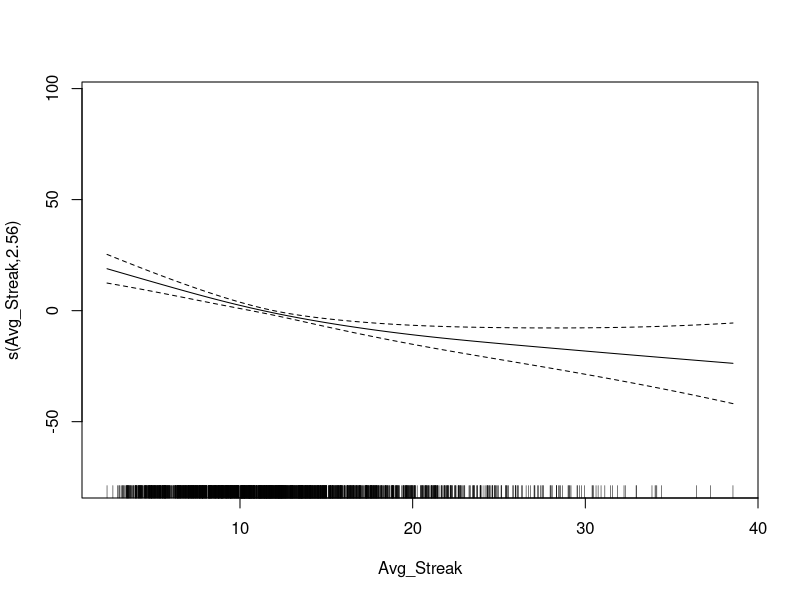
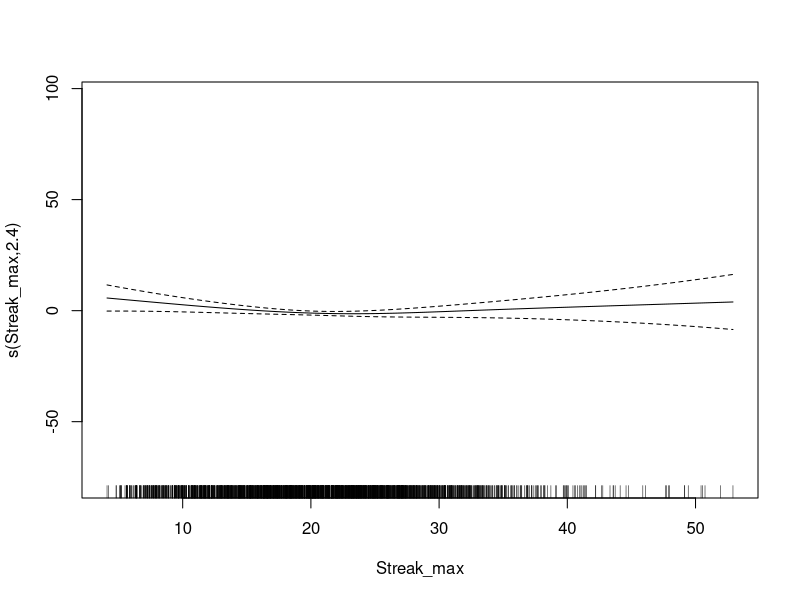
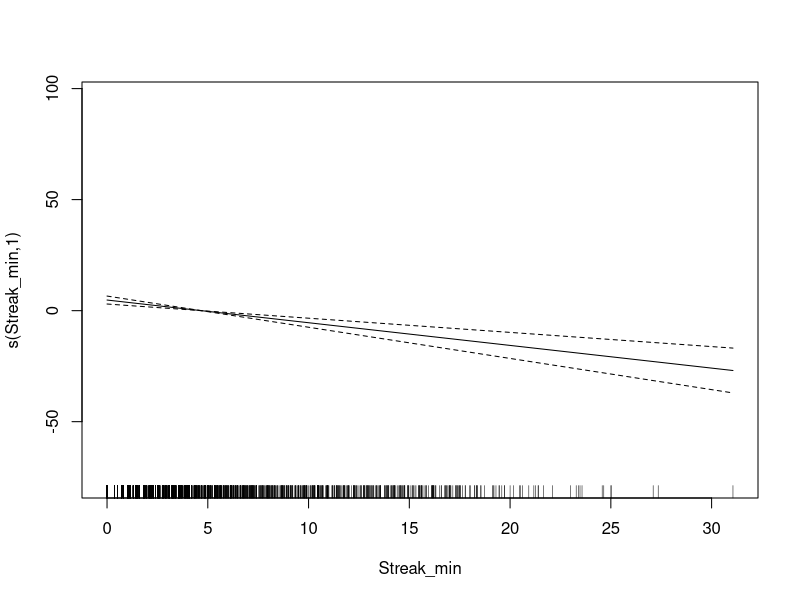
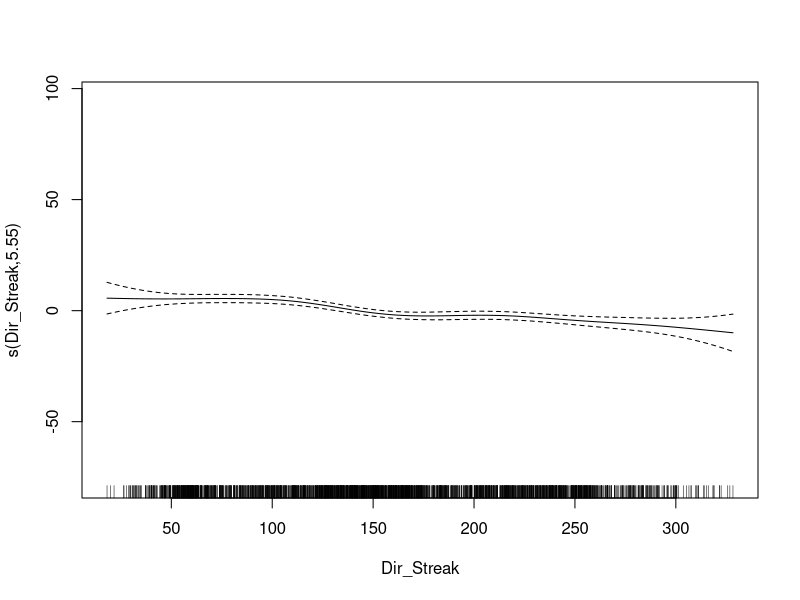
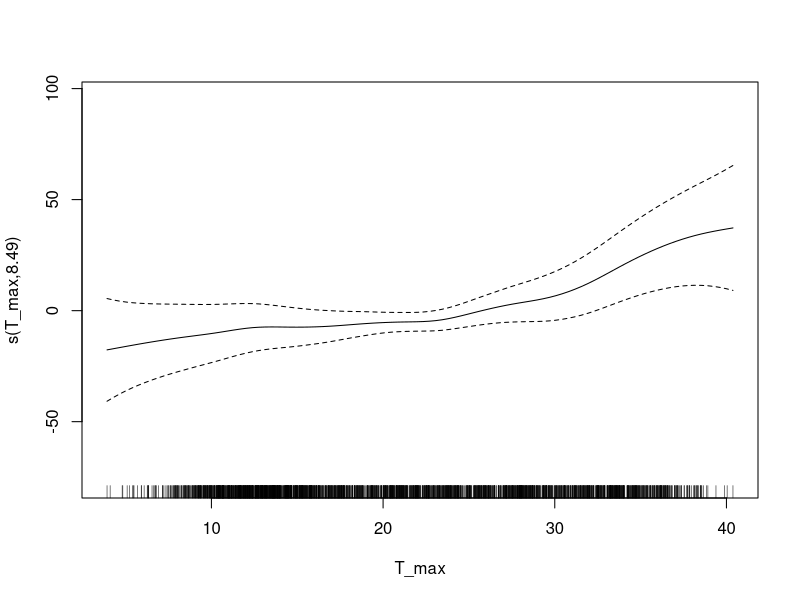
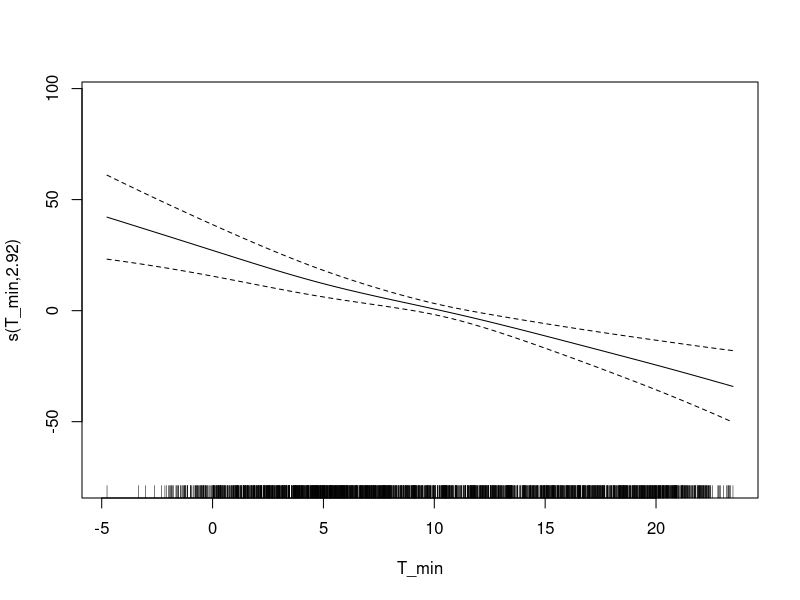
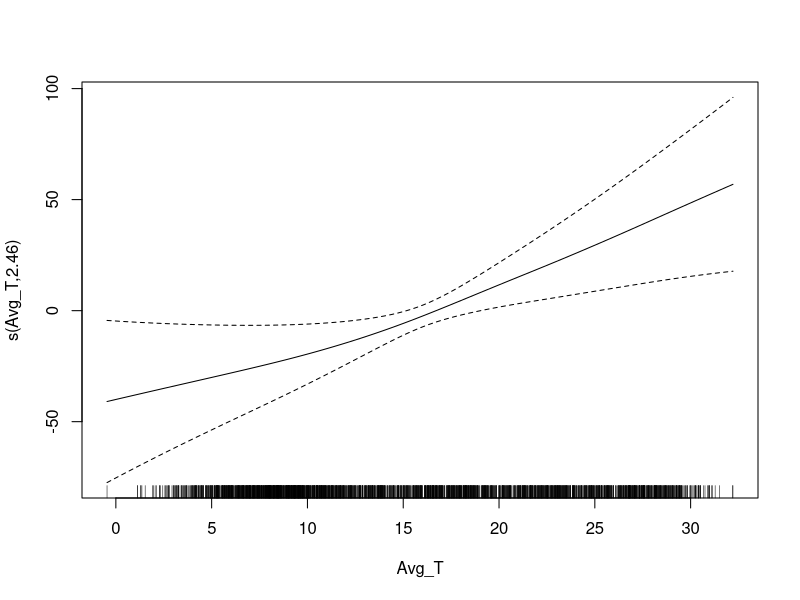
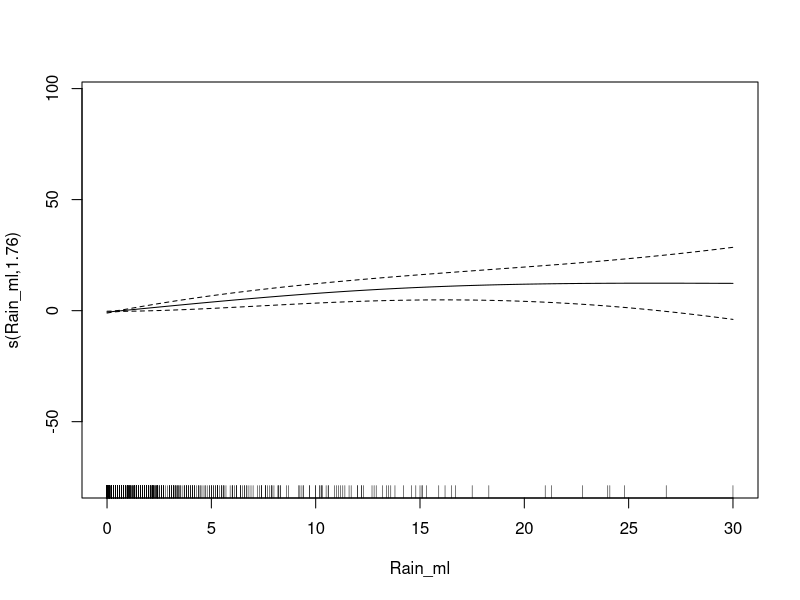

The R script that drew these images, in order:
#Clean environment
rm(list=ls())


library(tidyverse)
library(XML)
require(XML)
library(writexl)
library("readxl")
library(dplyr)
library(lubridate)

library(mgcv)

Total <- read_excel("NN_2.xlsx")



# #MODEL to predict NO2


#extra variables

#day number from start to end
Total$b = 1:nrow(Total)

#total number of vehicles scaled
Total$tvk <- Total$Vehicles_Km_Total/max(Total$Vehicles_Km_Total)


## DELAY information with one day

#Average_Max_NO2 concentration previous day

#NO2
Total$NO2_prev <- lag(Total$Avg_Max_NO2, n=1L)

#Rain ml
Total$Rain_ml_prev <- lag(Total$Rain_ml, n=1L)

#Rain y/n
Total$Rain_prev <- lag(Total$Rain, n=1L)

#Streak min
Total$Streak_min_prev <- lag(Total$Streak_min, n=1L)

#Streak max
Total$Streak_max_prev <- lag(Total$Streak_max, n=1L)

#Streak avg
Total$Avg_Streak_prev <- lag(Total$Avg_Streak, n=1L)

#Streak dir
Total$Dir_Streak_prev <- lag(Total$Dir_Streak, n=1L)

#T max
Total$T_max_prev <- lag(Total$T_max, n=1L)

#T min
Total$T_min_prev <- lag(Total$T_min, n=1L)

#T avg
Total$Avg_T_prev <- lag(Total$Avg_T, n=1L)




 # mod1 = gam(Avg_Max_NO2 ~ s(Avg_Streak, k = 20, bs = "ps") + s(DayNr, k = 40, bs = "ps") + s(b, k = 20, bs = "ps") + s(T_max, k = 20, bs = "ps") + 
 #             factor(Rain) + factor(Daytype) + factor(Holiday) + tvk + s(NO2_prev, k = 20, bs = "ps"), data=Total)
 # summary(mod1)
# plot(mod1)


#Everything with normal data, 70%
# mod2 = gam(Avg_Max_NO2 ~ s(Avg_Streak, k = 20, bs = "ps") + 
#              # s(Streak_max, k = 20, bs = "ps") + #NOT SIGN
#              s(Streak_min, k = 20, bs = "ps") + 
#              s(Avg_Streak, k = 20, bs = "ps") + 
#              s(Dir_Streak, k = 20, bs = "ps") + 
#              s(T_max, k = 20, bs = "ps") + 
#              s(T_min, k = 20, bs = "ps") +
#              # s(Avg_T, k = 20, bs = "ps") + #NOT SIGN
#              s(Rain_ml, k = 20, bs = "ps") +
#              # factor(Rain) + #NOT SIGN
#              # Days_last_rain + #NOT SIGN
#              # Season + #NOT SIGN
#              factor(Daytype) + factor(Holiday) +
#              s(DayNr, k = 40, bs = "ps") + 
#              # s(b, k = 20, bs = "ps") + #NOT SIGN
#              s(NO2_prev, k = 20, bs = "ps") 
#              # tvk #NOT SIGN
#             , data=Total)
# 
# summary(mod2)
# plot(mod2)


#Everything with data of previous day, 55%
# mod3 = gam(Avg_Max_NO2 ~ s(Avg_Streak_prev, k = 20, bs = "ps") + 
#              s(Streak_max_prev, k = 20, bs = "ps") + #NOT SIGN
#              # s(Streak_min_prev, k = 20, bs = "ps") + 
#              s(Avg_Streak_prev, k = 20, bs = "ps") + 
#              s(Dir_Streak_prev, k = 20, bs = "ps") + 
#              s(T_max_prev, k = 20, bs = "ps") + 
#              # s(T_min_prev, k = 20, bs = "ps") +
#              s(Avg_T_prev, k = 20, bs = "ps") + #NOT SIGN
#              # s(Rain_ml_prev, k = 20, bs = "ps") +
#              # factor(Rain_prev) + #NOT SIGN
#              Days_last_rain + #NOT SIGN
#              # Season + #NOT SIGN
#              factor(Daytype) + factor(Holiday) +
#              s(DayNr, k = 40, bs = "ps") + 
#              s(b, k = 20, bs = "ps") + #NOT SIGN
#              s(NO2_prev, k = 20, bs = "ps") 
#            # tvk #NOT SIGN
#            , data=Total)
# 
# summary(mod3)
# plot(mod3)



#Both models together 71,5%
mod4 = gam(Avg_Max_NO2 ~ s(Avg_Streak, k = 20, bs = "ps") +
              s(Streak_max, k = 20, bs = "ps") + #NOT SIGN
             s(Streak_min, k = 20, bs = "ps") +
             s(Avg_Streak, k = 20, bs = "ps") +
             s(Dir_Streak, k = 20, bs = "ps") +
             s(T_max, k = 20, bs = "ps") +
             s(T_min, k = 20, bs = "ps") +
              s(Avg_T, k = 20, bs = "ps") + #NOT SIGN
             s(Rain_ml, k = 20, bs = "ps") +
              factor(Rain) + #NOT SIGN
              Days_last_rain + #NOT SIGN
              # Season + #NOT SIGN
             factor(Daytype) + factor(Holiday) +
             s(DayNr, k = 40, bs = "ps") +
              # s(b, k = 20, bs = "ps") + #NOT SIGN
             s(NO2_prev, k = 20, bs = "ps") +
              # tvk + #NOT SIGN  
             
             s(Avg_Streak_prev, k = 20, bs = "ps") + 
             # s(Streak_max_prev, k = 20, bs = "ps") + #NOT SIGN
               s(Streak_min_prev, k = 20, bs = "ps") + 
             # s(Avg_Streak_prev, k = 20, bs = "ps") + 
             # s(Dir_Streak_prev, k = 20, bs = "ps") + 
             s(T_max_prev, k = 20, bs = "ps") + 
              # s(T_min_prev, k = 20, bs = "ps") +
             s(Avg_T_prev, k = 20, bs = "ps") #NOT SIGN
              # s(Rain_ml_prev, k = 20, bs = "ps") +
              # factor(Rain_prev)  #NOT SIGN
             ,data=Total)

summary(mod4)
plot(mod4)
